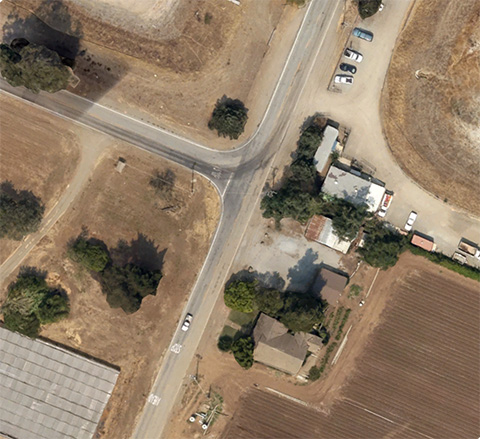
#> input picture T2_21CH10092/Stitching/Given Pics/foto4B.jpg, 480 x 439 px, found by its file name
$ jupyter execute Image_stitching_SIFT_and_ORB.ipynb   (shell and % lines are left out)
#> lines starting #> are read from the running program, lines starting #| are printed output that depends on the picture
[cell 1]
# importing the libraries
import cv2 as cv
import numpy as np
import matplotlib.pyplot as plt

import imageio
cv.ocl.setUseOpenCL(False)
import warnings
warnings.filterwarnings('ignore')

[cell 2]
# declaring the variables to check for different descriptors
feature_extraction_algo = 'orb'
feature_to_match = 'bf'

[cell 3]
# Taking the given images as input
query_photo = cv.imread('foto4B.jpg')
#> query_photo is the input picture: shape (439, 480, 3); mean B, G, R 103.2, 124.7, 143.7
train_photo = cv.imread('foto4A.jpg')
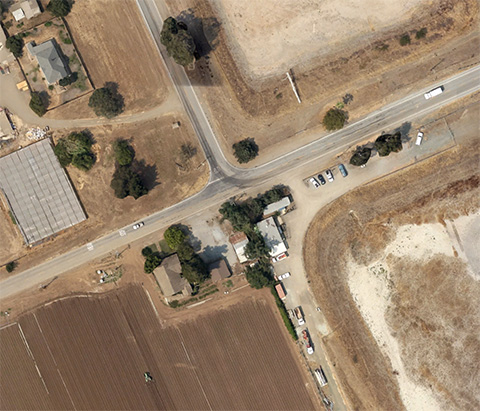
#> input picture T2_21CH10092/Stitching/Given Pics/foto4A.jpg, 480 x 411 px, found by its file name
#> train_photo is the input picture: shape (411, 480, 3); mean B, G, R 109.4, 132, 153

query_photo = cv.cvtColor(query_photo, cv.COLOR_BGR2RGB)
train_photo = cv.cvtColor(train_photo, cv.COLOR_BGR2RGB)

plt.figure(figsize = [20,5])
plt.subplot(141);plt.imshow(query_photo, cmap='gray');plt.title("Query");
plt.subplot(142);plt.imshow(train_photo, cmap='gray');plt.title("Train");
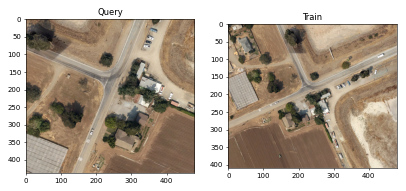
#> figure drawn by matplotlib, 2 panels

[cell 4]
query_photo_gray = cv.cvtColor(query_photo, cv.COLOR_RGB2GRAY)
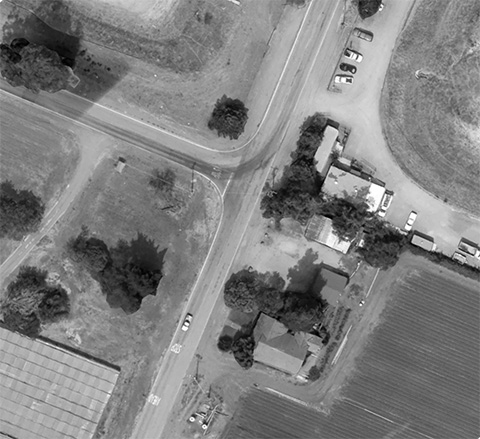
#> query_photo_gray: shape (439, 480); min 0, max 255, mean 128
train_photo_gray = cv.cvtColor(train_photo, cv.COLOR_RGB2GRAY)
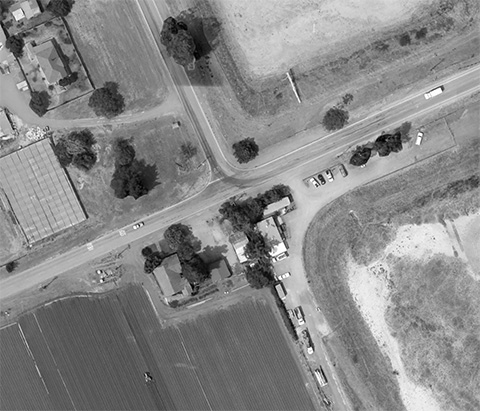
#> train_photo_gray: shape (411, 480); min 0, max 255, mean 135.7

plt.figure(figsize = [30,10])
plt.subplot(141);plt.imshow(query_photo, cmap='gray');plt.title("Query");
plt.subplot(142);plt.imshow(train_photo, cmap='gray');plt.title("Train");

[cell 5]
# function to select the descriptor and see what works best. ORB worked well for me.
def descriptor_selector(img, method=None):

#> called with method = 'orb'
  assert method is not None, "Please define a dedscriptor method, Accepted values are: 'sift', 'surf', 'brisk' and 'orb'."

  if method == 'sift':
    descriptor = cv.SIFT_create()

  if method == 'surf':
    descriptor = cv.SURF_create()

  if method == 'brisk':
    descriptor = cv.BRISK_create()

  if method == 'orb':
    descriptor = cv.ORB_create()

  (keypoints, features) = descriptor.detectAndCompute(img, None)
#> keypoints = 500 keypoints; strongest (x, y, size): (186, 323, 31), (355, 54, 31), (352, 53, 31), (353, 70, 31)

  return (keypoints, features)

[cell 6]
# extracting the keypoints from the query and the train images.

key_query, desc_query = descriptor_selector(query_photo_gray, method = feature_extraction_algo)
#> key_query has the same summary as keypoints in descriptor_selector
key_train, desc_train = descriptor_selector(train_photo_gray, method = feature_extraction_algo)
#> in descriptor_selector (call 2), `(keypoints, features) = descriptor.detectAndCompute(img, None)`: keypoints = 500 keypoints; strongest (x, y, size): (440, 89, 31), (275, 258, 31), (270, 253, 31), (310, 348, 31)
#> key_train has the same summary as keypoints in descriptor_selector

# Drawing the extracted keypoints
query_draw = cv.drawKeypoints(query_photo_gray, key_query, None, color=(0,255,0))
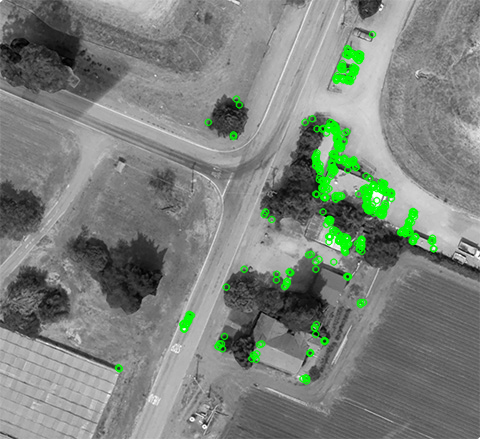
#> query_draw: shape (439, 480, 3); mean of channels 0, 1, 2 124.5, 131.1, 124.5; drawn as B, G, R
train_draw = cv.drawKeypoints(train_photo_gray, key_train, None, color=(0,255,0))
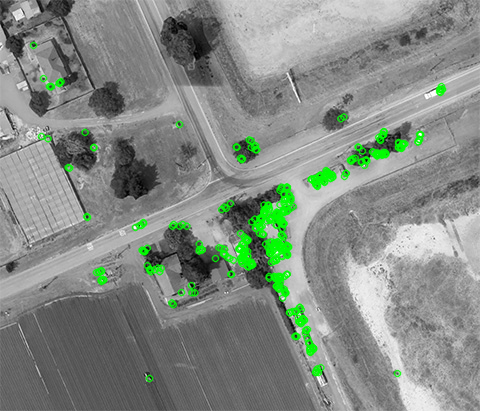
#> train_draw: shape (411, 480, 3); mean of channels 0, 1, 2 132, 139.5, 132; drawn as B, G, R

plt.figure(figsize = [30,10])
plt.subplot(141);plt.imshow(query_draw, cmap='gray');plt.title("Query");
plt.subplot(142);plt.imshow(train_draw, cmap='gray');plt.title("Train");

[cell 7]
# function to initialize the object for matching using the Brute Force Matching.
# Hamming norm works best for ORB.
def creat_matching_object(method, crossCheck):

  if method=='sift' or method=='surf':
    bf = cv.BFMatcher(cv.NORM_L2, crossCheck=crossCheck)
  elif method=='orb' or method=='brisk':
    bf = cv.BFMatcher(cv.NORM_HAMMING, crossCheck=crossCheck)

  return bf

[cell 8]
# function to plot the matches
def key_points_matching(feature_train_img, feature_query_img, method):
#> called with method = 'orb'
  bf = creat_matching_object(method, crossCheck=True)

  best_matches = bf.match(feature_train_img, feature_query_img)
#> best_matches = 188 matches
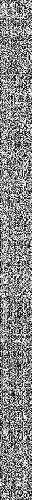
#> feature_train_img: shape (500, 32); min 0, max 255, mean 135

  raw_matches = sorted(best_matches, key=lambda x: x.distance)
#> raw_matches = 188 matches

  return raw_matches

[cell 9]
# displaying the matched features
matches = key_points_matching(desc_train, desc_query, method=feature_extraction_algo)
#> matches = 188 matches

mapped_feature_image = cv.drawMatches(train_photo, key_train, query_photo, key_query, matches[:5], None, cv.DRAW_MATCHES_FLAGS_NOT_DRAW_SINGLE_POINTS)
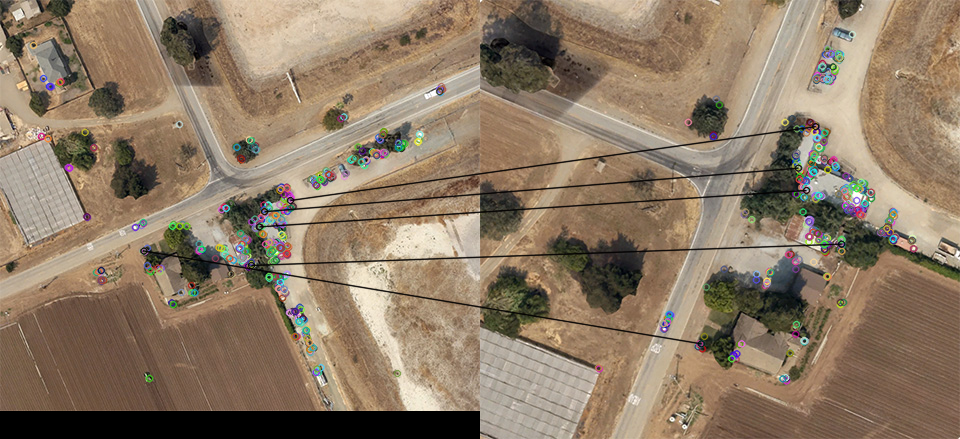
#> mapped_feature_image: shape (439, 960, 3); mean R, G, B 141.8, 122.9, 102

plt.imshow(mapped_feature_image, cmap='gray')

[cell 10]
# computing the homography using RANSAC with the help of the in-built functions.
key_train_img = np.float32([keypoint.pt for keypoint in key_train ])
#> key_train_img = 500 pairs, first value 33 to 442, second value 45 to 378
key_query_img = np.float32([keypoint.pt for keypoint in key_query ])
#> key_query_img = 500 pairs, first value 118.1 to 433.2, second value 34 to 380.4

points_train = np.float32([key_train_img[m.queryIdx] for m in matches])
#> points_train = 188 pairs, first value 33 to 440, second value 45 to 378
points_query = np.float32([key_query_img[m.trainIdx] for m in matches])
#> points_query = 188 pairs, first value 118.8 to 432, second value 34 to 378.4

h, status = cv.findHomography(points_train, points_query, cv.RANSAC, 4)
#> h = [[0.902, 0.816, -133.3], [-0.994, 0.939, 210.2], [-0.000224, -0.000322, 1]]; status = 188 values, max 1 at index 0, min 0 at index 2, mean 0.707

print(h)
#| [[ 9.02279747e-01  8.16344350e-01 -1.33313589e+02]
#|  [-9.93932811e-01  9.38588516e-01  2.10163957e+02]
#|  [-2.24319764e-04 -3.21707090e-04  1.00000000e+00]]

[cell 11]
# width and height calculation for final result in case of vertical stitching.
width = max(query_photo.shape[1], train_photo.shape[1])
#> width = 480
print(width)
#| 480

height = query_photo.shape[0] + train_photo.shape[0]
#> height = 850
print(height)
#| 850

[cell 12]
# width and height calculation for final result in case of horizontal stitching.
width = query_photo.shape[1] + train_photo.shape[1]
#> width = 960
print(width)
#| 960

height = max(query_photo.shape[0], train_photo.shape[0])
#> height = 439
print(height)
#| 439

[cell 13]
# Using the warpPerspective function to transform the perspective of the train image based on the calculated homography.
result = cv.warpPerspective(train_photo, h, (width, height))
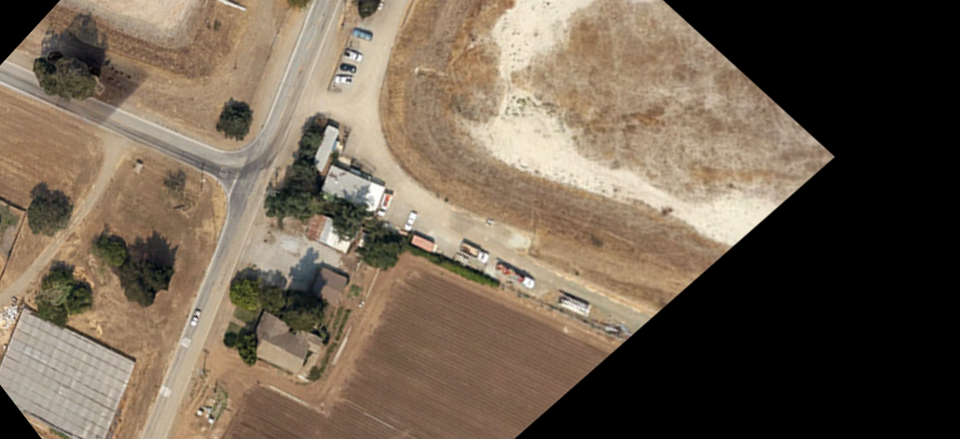
#> result: shape (439, 960, 3); mean R, G, B 111.7, 97.1, 80.5
# print(result)
result1 = result.copy()

# blending the query image with the warped train image to generate the final output.
result1[0:query_photo.shape[0], 0:query_photo.shape[1]] = query_photo
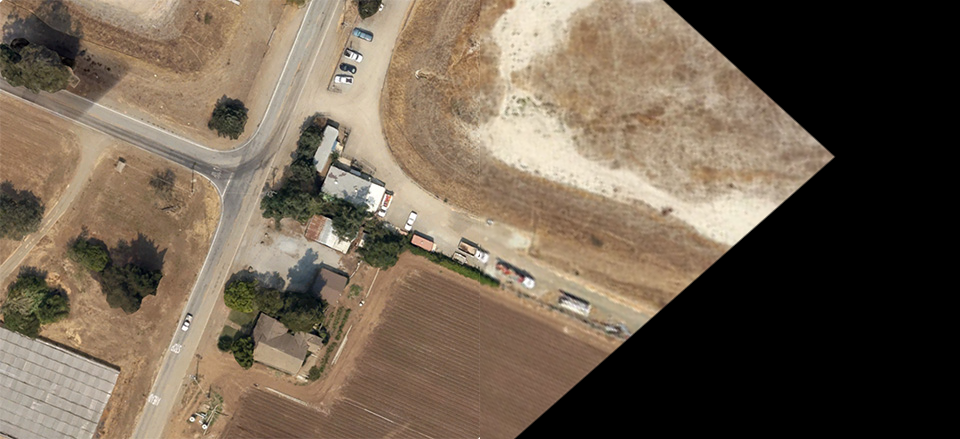
#> result1: shape (439, 960, 3); mean R, G, B 111.8, 97.2, 80.6

plt.imshow(result, cmap='gray')

[cell 14]
plt.imshow(result1, cmap='gray')

[cell 15]
plt.figure(figsize = [30,10])
plt.subplot(141);plt.imshow(query_photo, cmap='gray');plt.title("Query");
plt.subplot(142);plt.imshow(train_photo, cmap='gray');plt.title("Train");
plt.subplot(143);plt.imshow(result1, cmap='gray');plt.title("Final");
